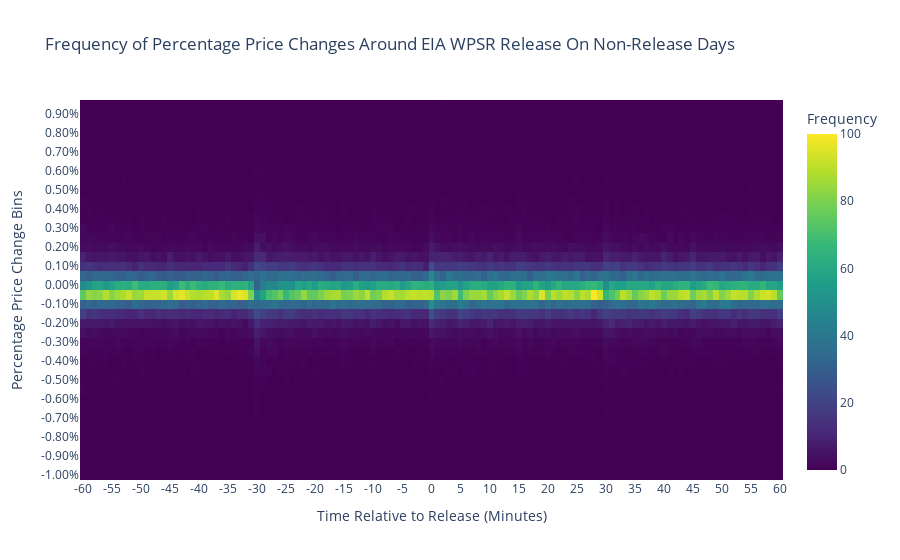
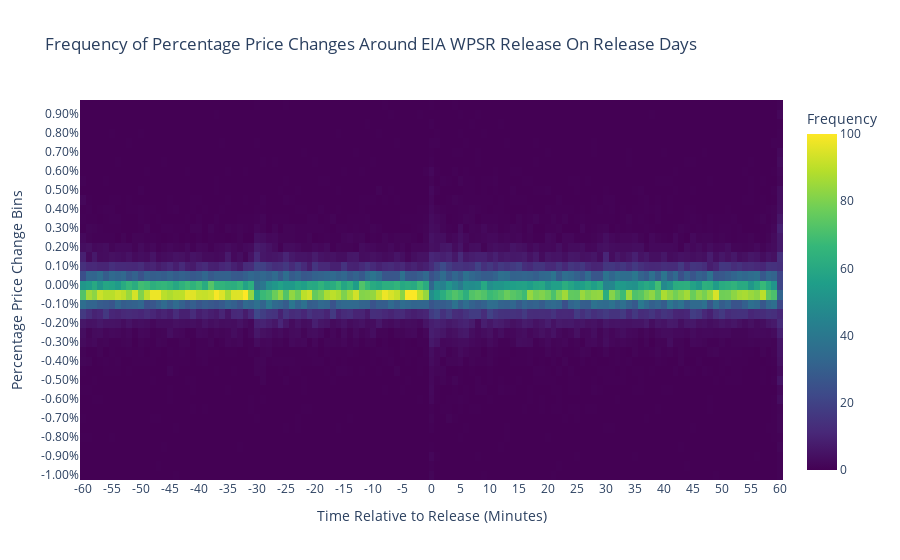

Write notebook code for charts like these, in order.
### Code cell
# 2. Define Time Intervals and Price Change Bins for Heatmap
time_intervals_non_release = sorted(non_release_price_windows_60min['Time_till_Release'].unique())
price_change_bins= np.linspace(-1, 1, num=41) # Example: Bins from -1% to +1% in 0.05% increments, adjust as needed
price_change_labels = [f'{bin_val:.2f}%' for bin_val in price_change_bins] # Labels for bins

# 3.  Bin Price Changes and Count Frequencies
non_release_price_windows_60min['Price_Change_Bin'] = pd.cut(non_release_price_windows_60min['Percent_Change'], bins=price_change_bins, labels=price_change_labels[:-1], include_lowest=True)


heatmap_data_non_release = non_release_price_windows_60min.groupby(['Price_Change_Bin', 'Time_till_Release']).size().unstack(fill_value=0)

# Reindex columns and rows to ensure all intervals and bins are present, even if count is zero
heatmap_data_non_release = heatmap_data_non_release.reindex(columns=time_intervals, fill_value=0)
heatmap_data_non_release = heatmap_data_non_release.reindex(index=price_change_labels[:-1], fill_value=0)

heatmap_non_release_values = heatmap_data_non_release.values

min_val = np.min(heatmap_non_release_values)
max_val = np.max(heatmap_non_release_values)

if max_val > min_val: # Avoid division by zero if all values are the same
    heatmap_non_release_values_scaled_linear = (heatmap_non_release_values - min_val) / (max_val - min_val) * 100.0
else:
    heatmap_non_release_values_scaled_linear = np.zeros_like(heatmap_non_release_values) # Or handle as needed if range is zero

# 4. Create Interactive Heatmap with Plotly
fig_heatmap_non_release = go.Figure(data=go.Heatmap(
    z=heatmap_non_release_values_scaled_linear,
    x=heatmap_data_non_release.columns,
    y=heatmap_data_non_release.index,
    colorscale='Viridis', # Choose a colorscale that suits your preference
    colorbar=dict(title='Frequency')
))

fig_heatmap_non_release.update_layout(
    title='Frequency of Percentage Price Changes Around EIA WPSR Release On Non-Release Days',
    xaxis_title='Time Relative to Release (Minutes)',
    yaxis_title='Percentage Price Change Bins',
    #yaxis=dict(autorange="reversed"), # Invert y-axis to have positive changes at the top
    xaxis=dict(tickvals=time_intervals[::5], ticktext=[int(x) for x in time_intervals[::5]]) # Show x-axis ticks every 5 minutes
)

fig_heatmap_non_release.show()


# Assume price_window_60min dataframe is already loaded and has 'Datetime', 'Close', and 'Release_Datetime' columns

# 1. Calculate Price Changes Relative to Pre-Release Minute
price_window_60min['Time_Delta_Minutes'] = price_window_60min.index - price_window_60min['Release_Datetime']
price_window_60min['Time_Delta_Minutes'] = price_window_60min['Time_Delta_Minutes'].apply(lambda td: td.total_seconds() / 60)
#price_window_60min['Price_Change'] = price_window_60min.groupby('Release_Datetime')['Close'].transform(lambda x: x - x.shift(1))
#price_window_60min['Percent_Change'] = price_window_60min.groupby('Release_Datetime')['Close'].pct_change() * 100

#price_window_60min = price_window_60min.dropna(subset=['Percent_Change']) # Remove rows where shift resulted in NaN

# 2. Define Time Intervals and Price Change Bins for Heatmap
time_intervals_release = sorted(price_window_60min['Time_Delta_Minutes'].unique())

# 3.  Bin Price Changes and Count Frequencies
price_window_60min['Price_Change_Bin'] = pd.cut(price_window_60min['Percent_Change'], bins=price_change_bins, labels=price_change_labels[:-1], include_lowest=True)


heatmap_data_release = price_window_60min.groupby(['Price_Change_Bin', 'Time_Delta_Minutes']).size().unstack(fill_value=0)

# Reindex columns and rows to ensure all intervals and bins are present, even if count is zero
heatmap_data_release = heatmap_data_release.reindex(columns=time_intervals, fill_value=0)
heatmap_data_release = heatmap_data_release.reindex(index=price_change_labels[:-1], fill_value=0)


heatmap_release_values = heatmap_data_release.values

min_val, max_val = np.min(heatmap_release_values), np.max(heatmap_release_values)

if max_val > min_val: # Avoid division by zero if all values are the same
    heatmap_release_values_scaled_linear = (heatmap_release_values - min_val) / (max_val - min_val) * 100.0
else:
    heatmap_release_values_scaled_linear = np.zeros_like(heatmap_release_values) # Or handle as needed if range is zero

# 4. Create Interactive Heatmap with Plotly
fig_heatmap_release = go.Figure(data=go.Heatmap(
    z=heatmap_release_values_scaled_linear,
    x=heatmap_data_release.columns,
    y=heatmap_data.index,
    colorscale='Viridis', # Choose a colorscale that suits your preference
    colorbar=dict(title='Frequency')
))

fig_heatmap_release.update_layout(
    title='Frequency of Percentage Price Changes Around EIA WPSR Release On Release Days',
    xaxis_title='Time Relative to Release (Minutes)',
    yaxis_title='Percentage Price Change Bins',
    #yaxis=dict(autorange="reversed"), # Invert y-axis to have positive changes at the top
    xaxis=dict(tickvals=time_intervals[::5], ticktext=[int(x) for x in time_intervals[::5]]) # Show x-axis ticks every 5 minutes
)

fig_heatmap_release.show()
display(price_window_60min)

display(non_release_price_windows_60min)

### Figure 1 — Plotly figure (JSON) as saved in the notebook; plotly's stock layout.template omitted (floating-point values rounded to 4 significant figures; data arrays with more than 128 entries replaced by an {"elided": "..."} marker saying what was removed)
{"data": [{"colorbar": {"title": {"text": "Frequency"}}, "colorscale": [[0, "#440154"], [0.1111, "#482878"], [0.2222, "#3e4989"], [0.3333, "#31688e"], [0.4444, "#26828e"], [0.5556, "#1f9e89"], [0.6667, "#35b779"], [0.7778, "#6ece58"], [0.8889, "#b5de2b"], [1, "#fde725"]], "type": "heatmap", "x": [-60.0, -59.0, -58.0, -57.0, -56.0, -55.0, -54.0, -53.0, -52.0, -51.0, -50.0, -49.0, -48.0, -47.0, -46.0, -45.0, -44.0, -43.0, -42.0, -41.0, -40.0, -39.0, -38.0, -37.0, -36.0, -35.0, -34.0, -33.0, -32.0, -31.0, -30.0, -29.0, -28.0, -27.0, -26.0, -25.0, -24.0, -23.0, -22.0, -21.0, -20.0, -19.0, -18.0, -17.0, -16.0, -15.0, -14.0, -13.0, -12.0, -11.0, -10.0, -9.0, -8.0, -7.0, -6.0, -5.0, -4.0, -3.0, -2.0, -1.0, 0.0, 1.0, 2.0, 3.0, 4.0, 5.0, 6.0, 7.0, 8.0, 9.0, 10.0, 11.0, 12.0, 13.0, 14.0, 15.0, 16.0, 17.0, 18.0, 19.0, 20.0, 21.0, 22.0, 23.0, 24.0, 25.0, 26.0, 27.0, 28.0, 29.0, 30.0, 31.0, 32.0, 33.0, 34.0, 35.0, 36.0, 37.0, 38.0, 39.0, 40.0, 41.0, 42.0, 43.0, 44.0, 45.0, 46.0, 47.0, 48.0, 49.0, 50.0, 51.0, 52.0, 53.0, 54.0, 55.0, 56.0, 57.0, 58.0, 59.0, 60.0], "y": ["-1.00%", "-0.95%", "-0.90%", "-0.85%", "-0.80%", "-0.75%", "-0.70%", "-0.65%", "-0.60%", "-0.55%", "-0.50%", "-0.45%", "-0.40%", "-0.35%", "-0.30%", "-0.25%", "-0.20%", "-0.15%", "-0.10%", "-0.05%", "0.00%", "0.05%", "0.10%", "0.15%", "0.20%", "0.25%", "0.30%", "0.35%", "0.40%", "0.45%", "0.50%", "0.55%", "0.60%", "0.65%", "0.70%", "0.75%", "0.80%", "0.85%", "0.90%", "0.95%"], "z": {"elided": "40x121 float values"}}], "layout": {"title": {"text": "Frequency of Percentage Price Changes Around EIA WPSR Release On Non-Release Days"}, "xaxis": {"ticktext": [-60, -55, -50, -45, -40, -35, -30, -25, -20, -15, -10, -5, 0, 5, 10, 15, 20, 25, 30, 35, 40, 45, 50, 55, 60], "tickvals": [-60, -55, -50, -45, -40, -35, -30, -25, -20, -15, -10, -5, 0, 5, 10, 15, 20, 25, 30, 35, 40, 45, 50, 55, 60], "title": {"text": "Time Relative to Release (Minutes)"}}, "yaxis": {"title": {"text": "Percentage Price Change Bins"}}}}

### Figure 2 — Plotly figure (JSON) as saved in the notebook; plotly's stock layout.template omitted (floating-point values rounded to 4 significant figures; data arrays with more than 128 entries replaced by an {"elided": "..."} marker saying what was removed)
{"data": [{"colorbar": {"title": {"text": "Frequency"}}, "colorscale": [[0, "#440154"], [0.1111, "#482878"], [0.2222, "#3e4989"], [0.3333, "#31688e"], [0.4444, "#26828e"], [0.5556, "#1f9e89"], [0.6667, "#35b779"], [0.7778, "#6ece58"], [0.8889, "#b5de2b"], [1, "#fde725"]], "type": "heatmap", "x": [-60.0, -59.0, -58.0, -57.0, -56.0, -55.0, -54.0, -53.0, -52.0, -51.0, -50.0, -49.0, -48.0, -47.0, -46.0, -45.0, -44.0, -43.0, -42.0, -41.0, -40.0, -39.0, -38.0, -37.0, -36.0, -35.0, -34.0, -33.0, -32.0, -31.0, -30.0, -29.0, -28.0, -27.0, -26.0, -25.0, -24.0, -23.0, -22.0, -21.0, -20.0, -19.0, -18.0, -17.0, -16.0, -15.0, -14.0, -13.0, -12.0, -11.0, -10.0, -9.0, -8.0, -7.0, -6.0, -5.0, -4.0, -3.0, -2.0, -1.0, 0.0, 1.0, 2.0, 3.0, 4.0, 5.0, 6.0, 7.0, 8.0, 9.0, 10.0, 11.0, 12.0, 13.0, 14.0, 15.0, 16.0, 17.0, 18.0, 19.0, 20.0, 21.0, 22.0, 23.0, 24.0, 25.0, 26.0, 27.0, 28.0, 29.0, 30.0, 31.0, 32.0, 33.0, 34.0, 35.0, 36.0, 37.0, 38.0, 39.0, 40.0, 41.0, 42.0, 43.0, 44.0, 45.0, 46.0, 47.0, 48.0, 49.0, 50.0, 51.0, 52.0, 53.0, 54.0, 55.0, 56.0, 57.0, 58.0, 59.0, 60.0], "y": ["-1.00%", "-0.95%", "-0.90%", "-0.85%", "-0.80%", "-0.75%", "-0.70%", "-0.65%", "-0.60%", "-0.55%", "-0.50%", "-0.45%", "-0.40%", "-0.35%", "-0.30%", "-0.25%", "-0.20%", "-0.15%", "-0.10%", "-0.05%", "0.00%", "0.05%", "0.10%", "0.15%", "0.20%", "0.25%", "0.30%", "0.35%", "0.40%", "0.45%", "0.50%", "0.55%", "0.60%", "0.65%", "0.70%", "0.75%", "0.80%", "0.85%", "0.90%", "0.95%"], "z": {"elided": "40x121 float values"}}], "layout": {"title": {"text": "Frequency of Percentage Price Changes Around EIA WPSR Release On Release Days"}, "xaxis": {"ticktext": [-60, -55, -50, -45, -40, -35, -30, -25, -20, -15, -10, -5, 0, 5, 10, 15, 20, 25, 30, 35, 40, 45, 50, 55, 60], "tickvals": [-60, -55, -50, -45, -40, -35, -30, -25, -20, -15, -10, -5, 0, 5, 10, 15, 20, 25, 30, 35, 40, 45, 50, 55, 60], "title": {"text": "Time Relative to Release (Minutes)"}}, "yaxis": {"title": {"text": "Percentage Price Change Bins"}}}}
